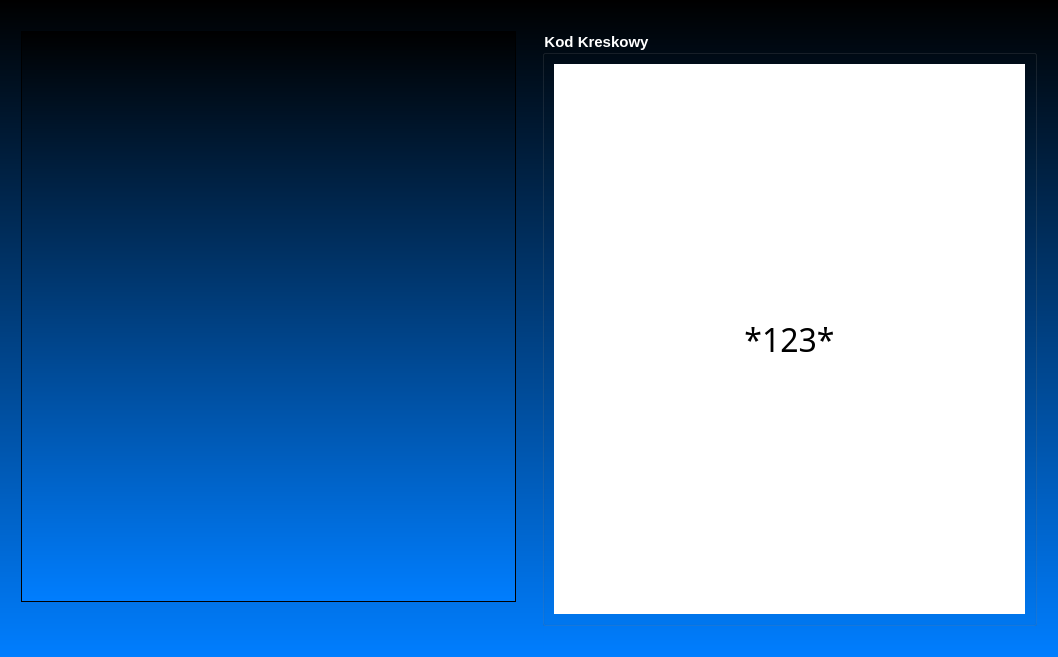
<?xml version="1.0" encoding="UTF-8"?>
<ui version="4.0">
 <class>Kody</class>
 <widget class="QDialog" name="Kody">
  <property name="geometry">
   <rect>
    <x>0</x>
    <y>0</y>
    <width>1058</width>
    <height>657</height>
   </rect>
  </property>
  <property name="windowTitle">
   <string>Dialog</string>
  </property>
  <property name="styleSheet">
   <string notr="true">#Kody {background-color: qlineargradient(spread:pad, x1:0, y1:0, x2:0, y2:1, stop:0 rgba(0, 0, 0, 255), stop:1 rgba(0, 126, 255, 255));}</string>
  </property>
  <layout class="QHBoxLayout" name="horizontalLayout_2">
   <item>
    <layout class="QVBoxLayout" name="verticalLayout">
     <property name="leftMargin">
      <number>10</number>
     </property>
     <property name="topMargin">
      <number>20</number>
     </property>
     <property name="rightMargin">
      <number>10</number>
     </property>
     <property name="bottomMargin">
      <number>20</number>
     </property>
     <item>
      <widget class="QTableWidget" name="Asortyment">
       <property name="sizePolicy">
        <sizepolicy hsizetype="Expanding" vsizetype="Expanding">
         <horstretch>0</horstretch>
         <verstretch>0</verstretch>
        </sizepolicy>
       </property>
       <property name="styleSheet">
        <string notr="true">gridline-color: white; 
background-color: qlineargradient(spread:pad, x1:0, y1:0, x2:0, y2:1, stop:0 rgba(0, 0, 0, 255), stop:1 rgba(0, 126, 255, 255));
background-image: url(:/img/Img/white_40_small.png);
 background-repeat: no-repeat;
 background-position: center;
background-opacity: 153;
gridline-color:white;
color:white
</string>
       </property>
      </widget>
     </item>
     <item>
      <widget class="QLabel" name="label_info">
       <property name="font">
        <font>
         <family>Arial</family>
         <pointsize>12</pointsize>
         <weight>75</weight>
         <bold>true</bold>
        </font>
       </property>
       <property name="text">
        <string/>
       </property>
      </widget>
     </item>
    </layout>
   </item>
   <item>
    <layout class="QVBoxLayout" name="verticalLayout_2">
     <property name="leftMargin">
      <number>10</number>
     </property>
     <property name="topMargin">
      <number>20</number>
     </property>
     <property name="rightMargin">
      <number>10</number>
     </property>
     <property name="bottomMargin">
      <number>20</number>
     </property>
     <item>
      <layout class="QVBoxLayout" name="verticalLayout_4">
       <item>
        <widget class="QGroupBox" name="groupBox">
         <property name="sizePolicy">
          <sizepolicy hsizetype="Expanding" vsizetype="Preferred">
           <horstretch>0</horstretch>
           <verstretch>0</verstretch>
          </sizepolicy>
         </property>
         <property name="font">
          <font>
           <family>Arial</family>
           <pointsize>11</pointsize>
           <weight>75</weight>
           <bold>true</bold>
          </font>
         </property>
         <property name="styleSheet">
          <string notr="true">color:white
</string>
         </property>
         <property name="title">
          <string>Kod Kreskowy</string>
         </property>
         <layout class="QGridLayout" name="gridLayout">
          <item row="0" column="0">
           <widget class="QLabel" name="label_kodKreskowy">
            <property name="font">
             <font>
              <family>Free 3 of 9 Extended</family>
              <pointsize>24</pointsize>
             </font>
            </property>
            <property name="styleSheet">
             <string notr="true">color:black;
background-color: rgb(255, 255, 255);</string>
            </property>
            <property name="text">
             <string>*123*</string>
            </property>
            <property name="alignment">
             <set>Qt::AlignCenter</set>
            </property>
           </widget>
          </item>
         </layout>
        </widget>
       </item>
      </layout>
     </item>
     <item>
      <layout class="QGridLayout" name="gridLayout_2"/>
     </item>
    </layout>
   </item>
  </layout>
 </widget>
 <resources/>
 <connections/>
</ui>
